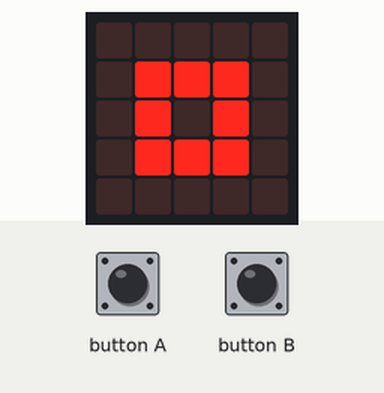
Simulated run of this program. Board: BBC micro:bit running MicroPython. Shown: the board's 5×5 LED display. The test bench sets the inputs (shaded band).

Above: at 1.2 s.
1.3 s: button A pressed for 0.15 s
At 2.1 s:
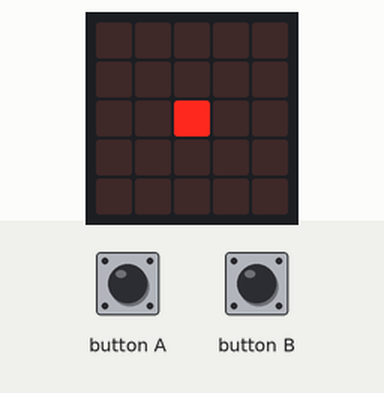
Timing chart, 0 to 4.3 s (numbered marks = the images above; inputs shaded):
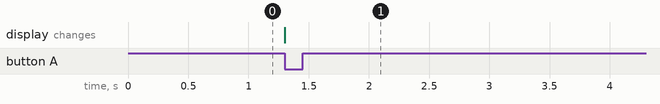

The program:

pong_1.py
```python
from microbit import *

MIN_COORD = 0
MAX_COORD = 4

def wait_for_button():
    while not (button_a.was_pressed() or button_b.was_pressed()):
        sleep(1)


class Game:

    def reset(self):
        self.ball_x = 2
        self.ball_y = 2

    def draw(self):
        display.clear()
        display.set_pixel(self.ball_x, self.ball_y, 9)

    def game_over(self):
        return False

# Main loop

game = Game() # Create our game object.

display.show(Image.SQUARE_SMALL)
wait_for_button()

game.reset() # Reset the game state.

while not game.game_over():
    # We move on button press.
    game.draw()

    sleep(200)
```

Measured:
- after the input at 1.3 s, the display: changes at once (image 1)
